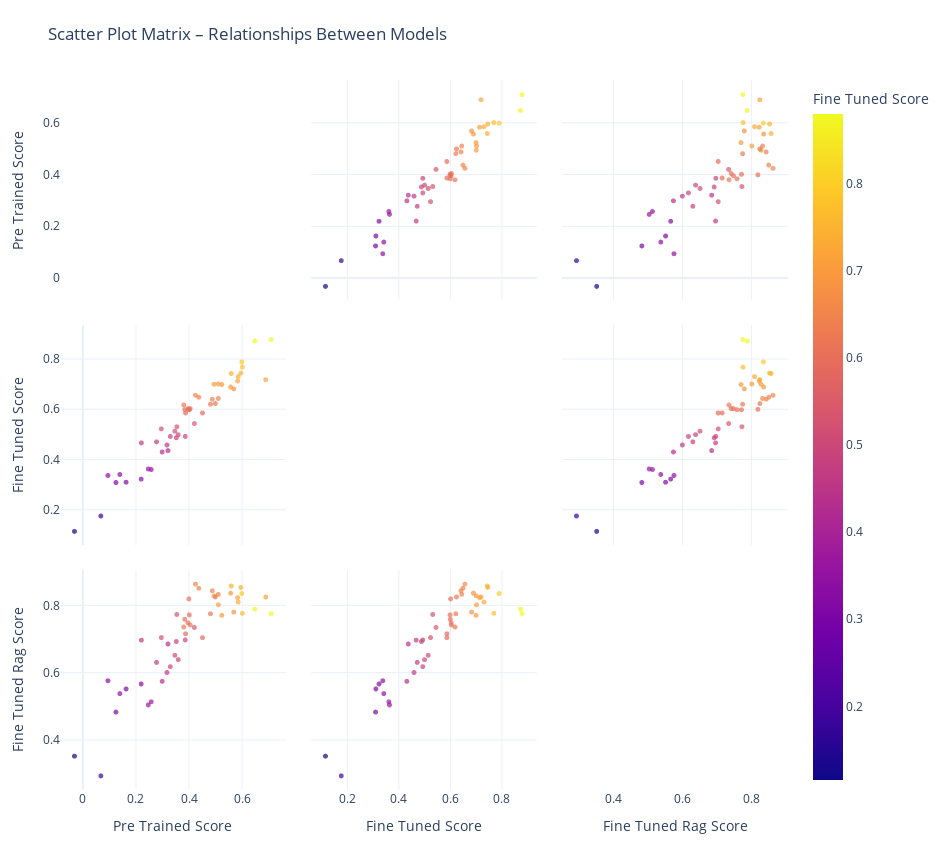

The notebook cell this image was saved under:
### Code cell
if not hasattr(pd.DataFrame, "iteritems"):
    pd.DataFrame.iteritems = pd.DataFrame.items

slice_idx = slice(200, 250)

fig = px.scatter_matrix(
    data.iloc[slice_idx][ploting_column],
    dimensions=ploting_column,
    color='fine_tuned_score',
    title="Scatter Plot Matrix – Relationships Between Models",
    labels={col: col.replace('_', ' ').title() for col in ploting_column}
)

# Improve layout and spacing
fig.update_traces(
    diagonal_visible=False,
    marker=dict(size=5, opacity=0.7)
)
fig.update_layout(
    template='plotly_white',
    width=950,          # widen
    height=850,         # taller
    margin=dict(l=60, r=60, t=80, b=60),
    font=dict(size=12),
    dragmode=False
)

fig.show()

### Figure 1 — Plotly figure (JSON) as saved in the notebook; plotly's stock layout.template omitted (floating-point values rounded to 4 significant figures)
{"data": [{"diagonal": {"visible": false}, "dimensions": [{"axis": {"matches": true}, "label": "Pre Trained Score", "values": [0.388, 0.1398, 0.2203, 0.3177, 0.1249, 0.5966, 0.3848, 0.2784, 0.4, 0.2583, 0.4819, 0.6904, 0.4052, 0.4518, 0.3473, 0.09471, 0.6493, -0.03153, 0.3601, 0.2211, 0.3213, 0.7104, 0.4212, 0.2963, 0.4951, 0.4378, 0.247, 0.5599, 0.5698, 0.3548, 0.4886, 0.5113, 0.4252, 0.558, 0.3966, 0.3302, 0.06802, 0.3808, 0.1633, 0.6001, 0.5002, 0.5843, 0.3867, 0.402, 0.2994, 0.6022, 0.5246, 0.5116, 0.353, 0.5864]}, {"axis": {"matches": true}, "label": "Fine Tuned Score", "values": [0.5875, 0.3422, 0.3237, 0.4598, 0.3101, 0.7462, 0.6005, 0.4723, 0.6019, 0.362, 0.6221, 0.7202, 0.605, 0.5872, 0.5148, 0.3383, 0.8742, 0.1154, 0.5007, 0.4681, 0.4374, 0.8797, 0.5451, 0.524, 0.7016, 0.65, 0.3642, 0.7446, 0.6835, 0.5324, 0.6421, 0.6453, 0.6577, 0.6907, 0.6045, 0.4938, 0.1768, 0.619, 0.3114, 0.7907, 0.6249, 0.7146, 0.4938, 0.5999, 0.4318, 0.7699, 0.7007, 0.7027, 0.4885, 0.7321]}, {"axis": {"matches": true}, "label": "Fine Tuned Rag Score", "values": [0.7163, 0.5381, 0.5668, 0.6008, 0.4831, 0.8541, 0.7595, 0.631, 0.8202, 0.5138, 0.7758, 0.8258, 0.7426, 0.7047, 0.6521, 0.5764, 0.7893, 0.3518, 0.6392, 0.6972, 0.6858, 0.7761, 0.7351, 0.7049, 0.8291, 0.8517, 0.5043, 0.8585, 0.7807, 0.7737, 0.8443, 0.8337, 0.8641, 0.837, 0.749, 0.6184, 0.2931, 0.7363, 0.552, 0.8361, 0.8259, 0.8238, 0.6979, 0.7725, 0.5747, 0.7771, 0.7711, 0.8026, 0.6932, 0.8106]}], "hovertemplate": "%{xaxis.title.text}=%{x}<br>%{yaxis.title.text}=%{y}<br>Fine Tuned Score=%{marker.color}<extra></extra>", "legendgroup": "", "marker": {"color": [0.5875, 0.3422, 0.3237, 0.4598, 0.3101, 0.7462, 0.6005, 0.4723, 0.6019, 0.362, 0.6221, 0.7202, 0.605, 0.5872, 0.5148, 0.3383, 0.8742, 0.1154, 0.5007, 0.4681, 0.4374, 0.8797, 0.5451, 0.524, 0.7016, 0.65, 0.3642, 0.7446, 0.6835, 0.5324, 0.6421, 0.6453, 0.6577, 0.6907, 0.6045, 0.4938, 0.1768, 0.619, 0.3114, 0.7907, 0.6249, 0.7146, 0.4938, 0.5999, 0.4318, 0.7699, 0.7007, 0.7027, 0.4885, 0.7321], "coloraxis": "coloraxis", "opacity": 0.7, "size": 5, "symbol": "circle"}, "name": "", "showlegend": false, "type": "splom"}], "layout": {"coloraxis": {"colorbar": {"title": {"text": "Fine Tuned Score"}}, "colorscale": [[0, "#0d0887"], [0.1111, "#46039f"], [0.2222, "#7201a8"], [0.3333, "#9c179e"], [0.4444, "#bd3786"], [0.5556, "#d8576b"], [0.6667, "#ed7953"], [0.7778, "#fb9f3a"], [0.8889, "#fdca26"], [1, "#f0f921"]]}, "dragmode": false, "font": {"size": 12}, "height": 850, "legend": {"tracegroupgap": 0}, "margin": {"b": 60, "l": 60, "r": 60, "t": 80}, "title": {"text": "Scatter Plot Matrix – Relationships Between Models"}, "width": 950}}
